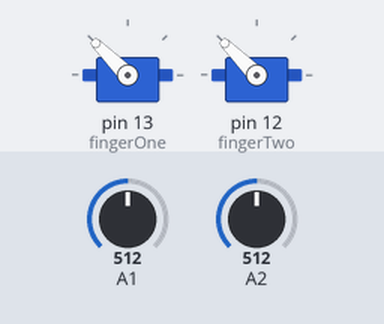
Simulated run of this sketch. Board: Arduino Uno, built with avr-gcc and run on an emulated ATmega328P. On the bench: 2 × servo. The test bench sets the inputs (shaded band); at power-on: A2 = 512, A1 = 512. What the sketch prints to the serial monitor is not drawn.

Above: at 1.2 s.
1.3 s: A2 set to 41
At 1.8 s:
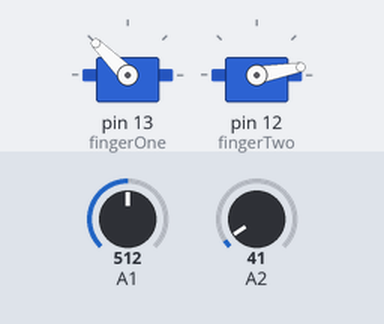
2.8 s: A2 set to 34
At 4.0 s:
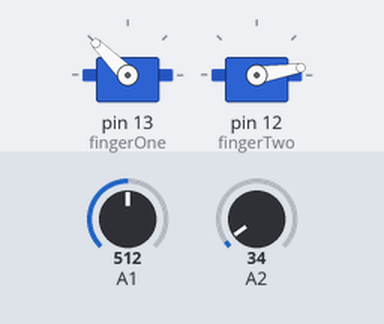
4.3 s: A1 set to 0
At 5.3 s:
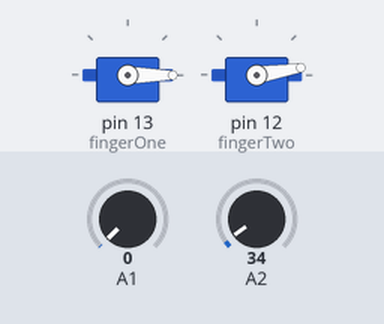
5.8 s: A1 set to 716
At 6.5 s:
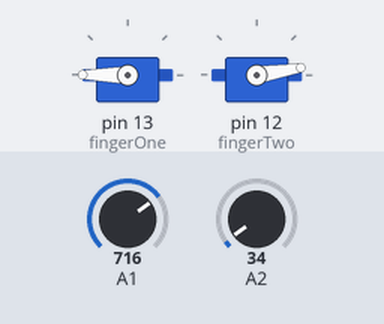
7.3 s: A1 set to 306
At 7.6 s:
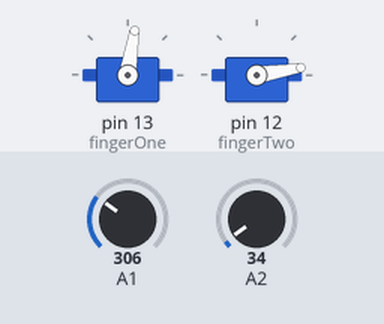
8.8 s: A2 set to 122
At 9.9 s:
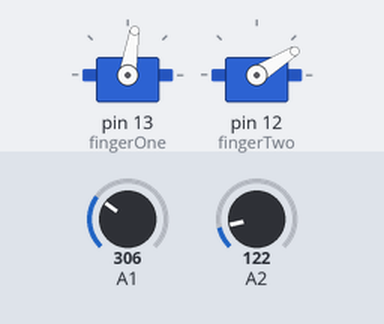
Timing chart, 0 to 11.3 s (numbered marks = the images above; inputs shaded):
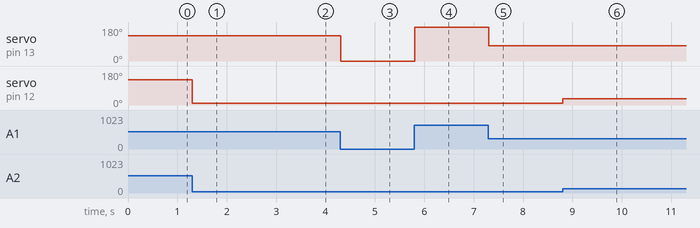

Measured:
- after the input at 1.3 s, servo on pin 12 (fingerTwo): 135° → 10° at once
- after the input at 2.8 s, servo on pin 12 (fingerTwo): 10° → 9° at once
- after the input at 4.3 s, servo on pin 13 (fingerOne): 135° → 0° at once
- after the input at 5.8 s, servo on pin 13 (fingerOne): 0° → 180° at once
- after the input at 7.3 s, servo on pin 13 (fingerOne): 180° → 81° at once
- after the input at 8.8 s, servo on pin 12 (fingerTwo): 9° → 32° at once

The sketch:

ExoGlove.ino
```cpp
#include <Servo.h>

//TODO:
  //Dead Zone so the servos are not constantly updating
  //replacement of potentiometers for force sensors? whatever we are using
  //error detection for each component for easy debugging

//Servo Variables
Servo fingerOne;
Servo fingerTwo;
float fingerOnePosition = 0;
float fingerTwoPosition = 0;
int error = -1;


//Potentiometer Variables
int potentiometerOne = 0;
int potentiometerTwo = 0;
int deadZone = 2;


void setup() {
  Serial.begin(57600);
  //inputs
    // Potentiometers: Pin 19 (A0) and 20 (A1)
  //Outputs
    // Transistors: Pin 11 (D8) and 12 (D9)
    // Servos: Pin 21 (A2) and 22 (A3)
  fingerOne.attach(13);
  fingerTwo.attach(12);
}

void loop() {
  //read potentiometer
  potentiometerOne = analogRead(A1);
  potentiometerTwo = analogRead(A2);

  //open transistors


  fingerOnePosition = potentiometerOne / 680.0 * 180.0;
  fingerTwoPosition = potentiometerTwo / 680.0 * 180.0;

  Serial.print(fingerOnePosition);
  Serial.print(", ");
  Serial.println(fingerTwoPosition);

  //write to servos
  fingerOne.write((int)fingerOnePosition);
  fingerTwo.write((int)fingerTwoPosition);

  //close transistors

}
```
